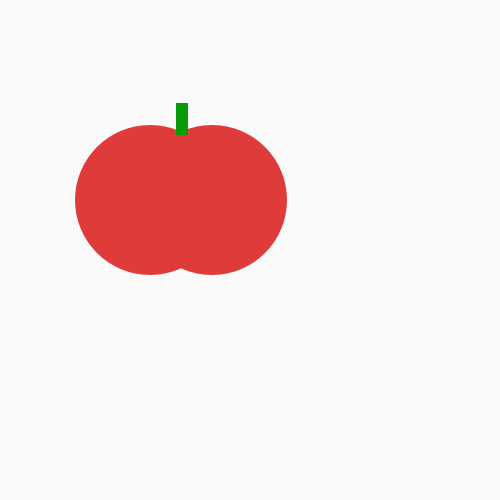
Frame 1 (no input)
Frame 60 (the mouse pressed at the canvas centre just before this capture): identical to frame 1, image omitted
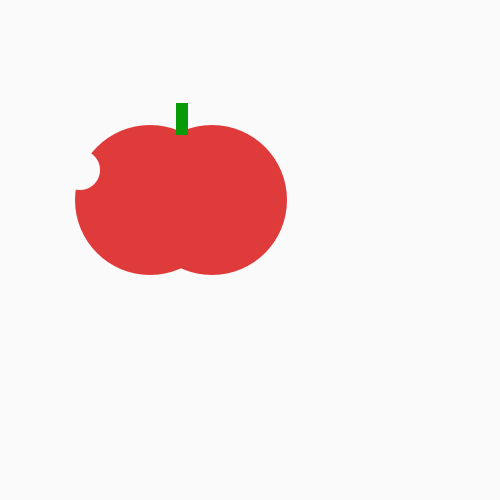
Frame 120 (the mouse held since frame 60 and released just before this capture)

The Processing sketch that drew these frames (run headless with seeded random() and noise(); from frame 60 on, the mouse is pressed at the canvas centre):

// Processing sketch: tasty_tomato
// ── tasty_tomato.pde
void setup() {
    size(500, 500);
}
void draw() {

    background(#FAFAFA);
    noStroke();
    fill(#E03B3B);
    ellipse(150, 200, 150, 150);
    ellipse(212, 200, 150, 150);
    fill(#089B09);
    rect(176, 103, 12, 32);
    if(mousePressed) {
      fill(#FAFAFA);
      ellipse(80,170,40,40);
    }
}
